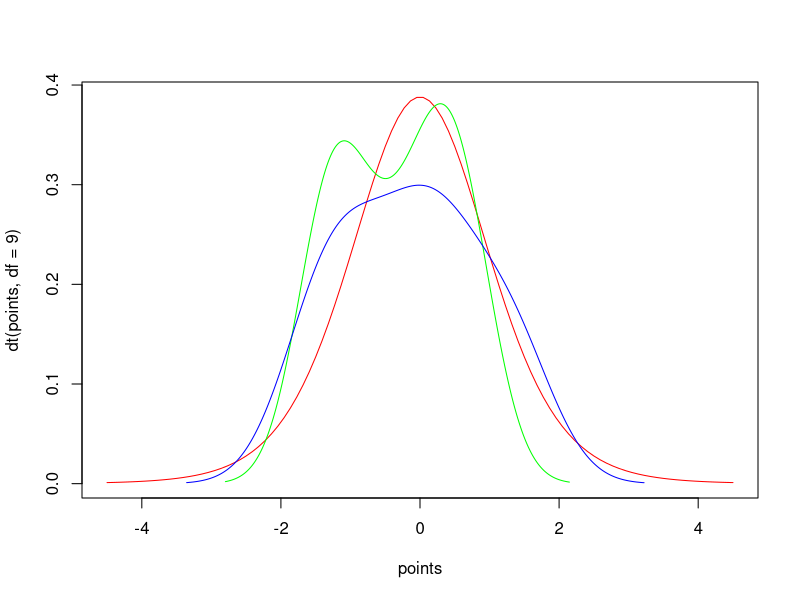

The R script that drew this image:
# Author: Bradshaw, Date: 09/26/2022, Purpose: Carry out t-test

# Generates 2 variables x and y
x <- rnorm(10)
y <- rnorm(10)

# Generates data points in sequence from -4.5 to 4.5
points <- seq(-4.5, 4.5, length = 100)

# Plot x and y to visualize and compare distributions
plot(points, dt(points, df = 9), col = "red", type = "l")
lines(density(x), col = "green")
lines(density(y), col = "blue")

# Apply t-test to generate p value
ttest <- t.test(x, y)